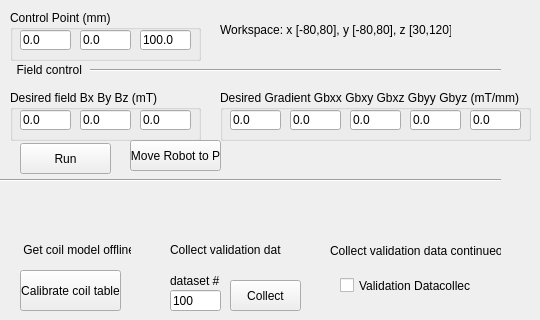
    <widget class="QWidget" name="tab_7">
     <attribute name="title">
      <string>Global field control</string>
     </attribute>
     <widget class="QPushButton" name="pushButton_CalibrateCoiltable">
      <property name="geometry">
       <rect>
        <x>20</x>
        <y>270</y>
        <width>101</width>
        <height>41</height>
       </rect>
      </property>
      <property name="text">
       <string>Calibrate coil table</string>
      </property>
     </widget>
     <widget class="QGroupBox" name="groupBox_5">
      <property name="geometry">
       <rect>
        <x>10</x>
        <y>10</y>
        <width>191</width>
        <height>51</height>
       </rect>
      </property>
      <property name="title">
       <string>Control Point (mm)</string>
      </property>
      <widget class="QLineEdit" name="lineEdit_Fullworkspace_Px">
       <property name="geometry">
        <rect>
         <x>10</x>
         <y>20</y>
         <width>51</width>
         <height>20</height>
        </rect>
       </property>
       <property name="text">
        <string>0.0</string>
       </property>
      </widget>
      <widget class="QLineEdit" name="lineEdit_Fullworkspace_Py">
       <property name="geometry">
        <rect>
         <x>70</x>
         <y>20</y>
         <width>51</width>
         <height>20</height>
        </rect>
       </property>
       <property name="text">
        <string>0.0</string>
       </property>
      </widget>
      <widget class="QLineEdit" name="lineEdit_Fullworkspace_Pz">
       <property name="geometry">
        <rect>
         <x>130</x>
         <y>20</y>
         <width>51</width>
         <height>20</height>
        </rect>
       </property>
       <property name="text">
        <string>100.0</string>
       </property>
      </widget>
     </widget>
     <widget class="QGroupBox" name="groupBox_6">
      <property name="geometry">
       <rect>
        <x>10</x>
        <y>90</y>
        <width>191</width>
        <height>51</height>
       </rect>
      </property>
      <property name="title">
       <string>Desired field Bx By Bz (mT)</string>
      </property>
      <widget class="QLineEdit" name="lineEdit_Fullworkspace_Bx">
       <property name="geometry">
        <rect>
         <x>10</x>
         <y>20</y>
         <width>51</width>
         <height>20</height>
        </rect>
       </property>
       <property name="text">
        <string>0.0</string>
       </property>
      </widget>
      <widget class="QLineEdit" name="lineEdit_Fullworkspace_By">
       <property name="geometry">
        <rect>
         <x>70</x>
         <y>20</y>
         <width>51</width>
         <height>20</height>
        </rect>
       </property>
       <property name="text">
        <string>0.0</string>
       </property>
      </widget>
      <widget class="QLineEdit" name="lineEdit_Fullworkspace_Bz">
       <property name="geometry">
        <rect>
         <x>130</x>
         <y>20</y>
         <width>51</width>
         <height>20</height>
        </rect>
       </property>
       <property name="text">
        <string>0.0</string>
       </property>
      </widget>
     </widget>
     <widget class="QGroupBox" name="groupBox_7">
      <property name="geometry">
       <rect>
        <x>220</x>
        <y>90</y>
        <width>311</width>
        <height>51</height>
       </rect>
      </property>
      <property name="title">
       <string>Desired Gradient Gbxx Gbxy Gbxz Gbyy Gbyz (mT/mm)</string>
      </property>
      <widget class="QLineEdit" name="lineEdit_Fullworkspace_Gxx">
       <property name="geometry">
        <rect>
         <x>10</x>
         <y>20</y>
         <width>51</width>
         <height>20</height>
        </rect>
       </property>
       <property name="text">
        <string>0.0</string>
       </property>
      </widget>
      <widget class="QLineEdit" name="lineEdit_Fullworkspace_Gxy">
       <property name="geometry">
        <rect>
         <x>70</x>
         <y>20</y>
         <width>51</width>
         <height>20</height>
        </rect>
       </property>
       <property name="text">
        <string>0.0</string>
       </property>
      </widget>
      <widget class="QLineEdit" name="lineEdit_Fullworkspace_Gxz">
       <property name="geometry">
        <rect>
         <x>130</x>
         <y>20</y>
         <width>51</width>
         <height>20</height>
        </rect>
       </property>
       <property name="text">
        <string>0.0</string>
       </property>
      </widget>
      <widget class="QLineEdit" name="lineEdit_Fullworkspace_Gyy">
       <property name="geometry">
        <rect>
         <x>190</x>
         <y>20</y>
         <width>51</width>
         <height>20</height>
        </rect>
       </property>
       <property name="text">
        <string>0.0</string>
       </property>
      </widget>
      <widget class="QLineEdit" name="lineEdit_Fullworkspace_Gyz">
       <property name="geometry">
        <rect>
         <x>250</x>
         <y>20</y>
         <width>51</width>
         <height>20</height>
        </rect>
       </property>
       <property name="text">
        <string>0.0</string>
       </property>
      </widget>
     </widget>
     <widget class="Line" name="line_5">
      <property name="geometry">
       <rect>
        <x>90</x>
        <y>60</y>
        <width>411</width>
        <height>20</height>
       </rect>
      </property>
      <property name="orientation">
       <enum>Qt::Horizontal</enum>
      </property>
     </widget>
     <widget class="Line" name="line_6">
      <property name="geometry">
       <rect>
        <x>0</x>
        <y>170</y>
        <width>501</width>
        <height>20</height>
       </rect>
      </property>
      <property name="orientation">
       <enum>Qt::Horizontal</enum>
      </property>
     </widget>
     <widget class="QLabel" name="label_5">
      <property name="geometry">
       <rect>
        <x>10</x>
        <y>60</y>
        <width>81</width>
        <height>20</height>
       </rect>
      </property>
      <property name="text">
       <string>  Field control</string>
      </property>
     </widget>
     <widget class="QPushButton" name="pushButton_Fullworkspace_run">
      <property name="geometry">
       <rect>
        <x>20</x>
        <y>143</y>
        <width>91</width>
        <height>31</height>
       </rect>
      </property>
      <property name="text">
       <string>Run</string>
      </property>
     </widget>
     <widget class="QPushButton" name="pushButton_Fullworkspace_MoveRobot">
      <property name="geometry">
       <rect>
        <x>130</x>
        <y>140</y>
        <width>91</width>
        <height>31</height>
       </rect>
      </property>
      <property name="text">
       <string>Move Robot to P</string>
      </property>
     </widget>
     <widget class="QCheckBox" name="checkBox_validation_datacollect">
      <property name="geometry">
       <rect>
        <x>340</x>
        <y>270</y>
        <width>131</width>
        <height>31</height>
       </rect>
      </property>
      <property name="text">
       <string>Validation Datacollect </string>
      </property>
     </widget>
     <widget class="QPushButton" name="pushButton_Validata_data_collect">
      <property name="geometry">
       <rect>
        <x>230</x>
        <y>280</y>
        <width>71</width>
        <height>31</height>
       </rect>
      </property>
      <property name="text">
       <string>Collect</string>
      </property>
     </widget>
     <widget class="QLineEdit" name="lineEdit_Validate_data_num">
      <property name="geometry">
       <rect>
        <x>170</x>
        <y>290</y>
        <width>51</width>
        <height>21</height>
       </rect>
      </property>
      <property name="text">
       <string>100</string>
      </property>
     </widget>
     <widget class="QLabel" name="label_7">
      <property name="geometry">
       <rect>
        <x>170</x>
        <y>270</y>
        <width>61</width>
        <height>21</height>
       </rect>
      </property>
      <property name="text">
       <string>dataset #</string>
      </property>
     </widget>
     <widget class="QLabel" name="label_8">
      <property name="geometry">
       <rect>
        <x>20</x>
        <y>240</y>
        <width>111</width>
        <height>20</height>
       </rect>
      </property>
      <property name="text">
       <string> Get coil model offline</string>
      </property>
     </widget>
     <widget class="QLabel" name="label_11">
      <property name="geometry">
       <rect>
        <x>170</x>
        <y>240</y>
        <width>111</width>
        <height>20</height>
       </rect>
      </property>
      <property name="text">
       <string>Collect validation data</string>
      </property>
     </widget>
     <widget class="QLabel" name="label_12">
      <property name="geometry">
       <rect>
        <x>330</x>
        <y>240</y>
        <width>171</width>
        <height>21</height>
       </rect>
      </property>
      <property name="text">
       <string>Collect validation data continueosly</string>
      </property>
     </widget>
     <widget class="QLabel" name="label_6">
      <property name="geometry">
       <rect>
        <x>220</x>
        <y>20</y>
        <width>231</width>
        <height>20</height>
       </rect>
      </property>
      <property name="text">
       <string>Workspace: x [-80,80], y [-80,80], z [30,120]</string>
      </property>
     </widget>
    </widget>
